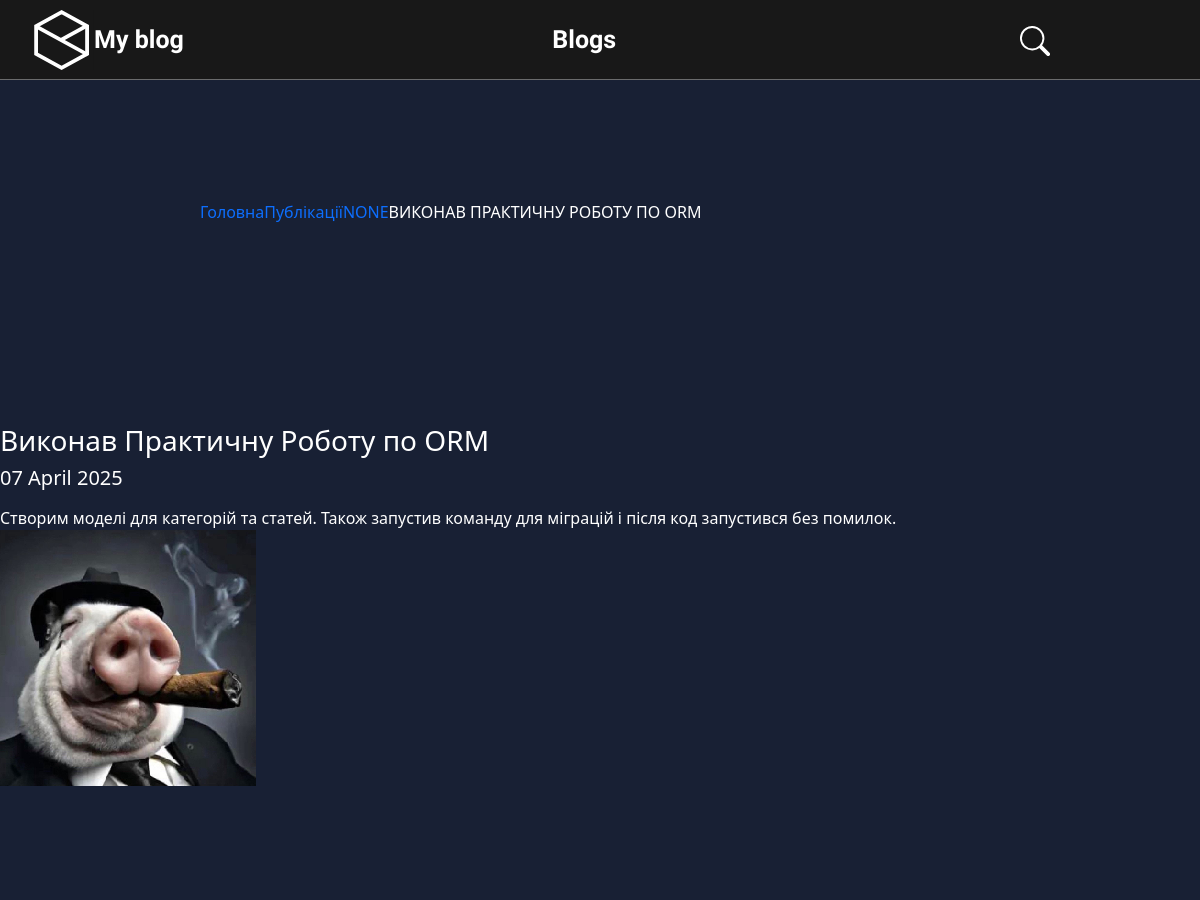
/articles/2025/04/07/vikonav-praktichnu-robotu-po-orm (upper part), run on an earlier commit of the app's database.
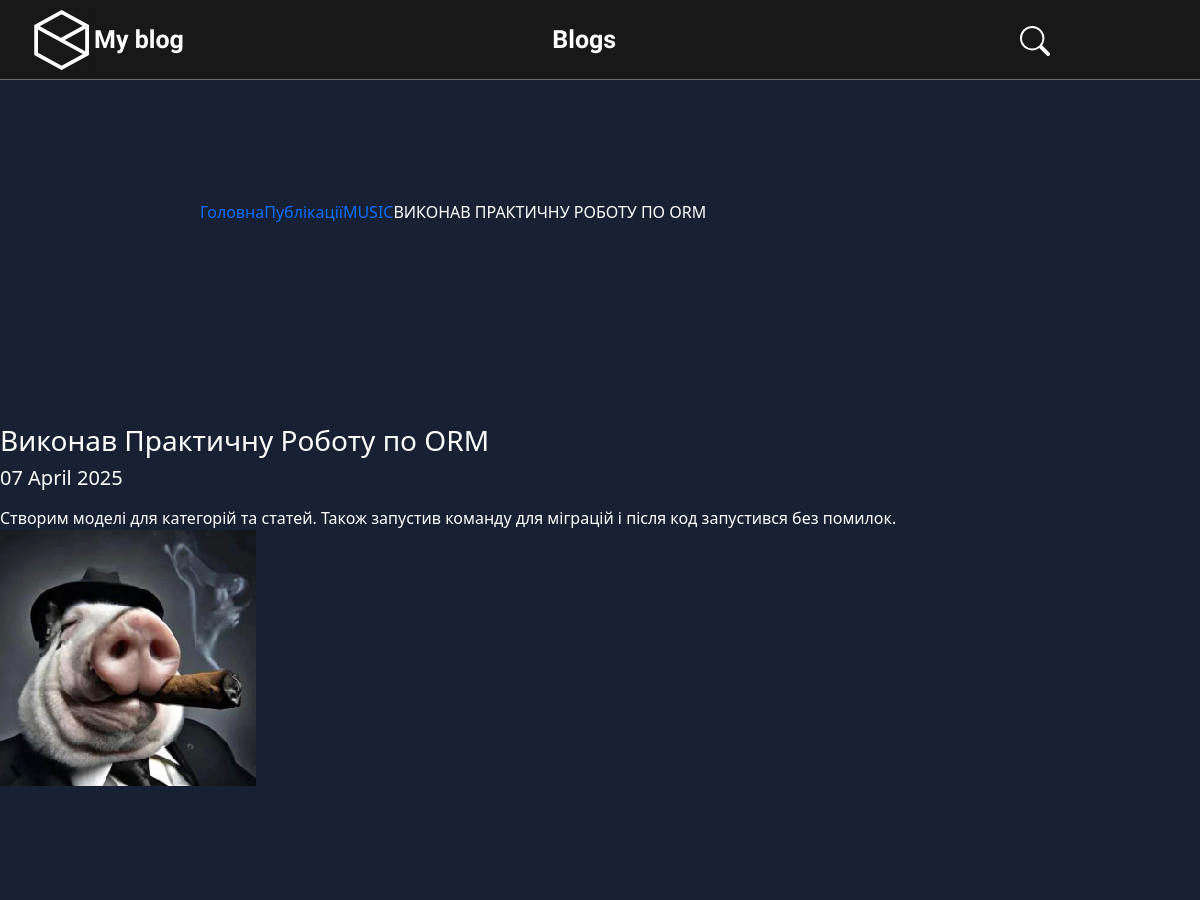
And on a later commit of the database.
### main/models.py (models this page shows, shortened)
class Article(models.Model):
    title = models.CharField("Заголовок", max_length=250, help_text="Максимум 250 символів")
    description = models.TextField(blank=True, verbose_name="Опис")
    pub_date = models.DateTimeField("Дата публікації", default=timezone.now)
    slug = models.SlugField("Слаг", unique_for_date="pub_date")
    main_page = models.BooleanField("Головна", default=False, help_text="Показувати")
    category = models.ForeignKey(Category, related_name='news', blank=True,
                                 null=True, verbose_name=u'Категорія', on_delete=models.CASCADE)
    objects = models.Manager()
    class Meta:
        ordering = ["-pub_date"]
        verbose_name = "Публікація"
        verbose_name_plural = "Публікації"

class ArticleImage(models.Model):
    image = models.ImageField('Фото', upload_to='photos')
    article = models.ForeignKey(Article, verbose_name='Стаття', related_name='images', on_delete=models.CASCADE)
    title = models.CharField('Заголовок', max_length=250, help_text='Максимум 250 сим.', blank=True)
    class Meta:
        verbose_name = "Фото для статті"
        verbose_name_plural = "Фото для статей"

class Category(models.Model):
    category = models.CharField("Категорія", max_length=250, help_text="Максимум 250 символів")
    slug = models.SlugField("Слаг")
    objects = models.Manager()
    class Meta:
        verbose_name = 'Категорія для публікації'
        verbose_name_plural = 'Категорії для публікацій'
    def __str__(self):
        return self.category
    def get_absolute_url(self):
        try:
            url = reverse('articles-categories-list', kwargs={"slug": self.slug})
            return url
        except:
            url = "/admin/"
        return url

### main/views.py (the view)
# urls.py: path(r'articles/<year>/<month>/<day>/<slug>', ArticleDetail.as_view(), name='news-detail'),
class ArticleDetail(DateDetailView):
    model = Article
    template_name = "main/article_detail.html"
    context_object_name = 'item'
    date_field = 'pub_date'
    query_pk_and_slug = True
    month_format = "%m"
    allow_future = True
    def get_context_data(self, *args, **kwargs):
        context = super(ArticleDetail, self).get_context_data(*args, **kwargs)
        try:
            context['images'] = context['item'].images.all()
        except:
            pass
        return context

### main/templates/main/article_detail.html (shortened to what this page needs)
{% extends "main/main_layout.html" %}
{% load static %}
{% block content %}
<div>
    <ol class="breadcrumb" style=" margin: 200px;">
        <li><a href="/">Головна</a></li>
        <li><a href="{% url 'articles-list' %}">Публікації</a></li>
        <li><a href="{{ item.category.get_absolute_url }}">{{ item.category|upper }}</a></li>
        <li>{{ item.title|upper }}</li>
    </ol>
    <div>
        <h3>
            {{ item.title }}
        </h3>
        <h5>
            {{ item.pub_date|date:"d E Y"|safe|linebreaks }}
        </h5>
    </div>
    <div>
        {{ item.description|escape|safe }}
        {% if item.images.all %}
            {% include 'main/fotorama.html' with images=images %}
        {% endif %}
    </div>
</div>
{% endblock %}

### main/templates/main/fotorama.html (shortened to what this page needs)
  {% spaceless %}
  {% load static %}
  {% endspaceless %}

What changed in the data, as far as the page shows it:
changed Article "Виконав Практичну Роботу по ORM": category "NONE" → "MUSIC"
